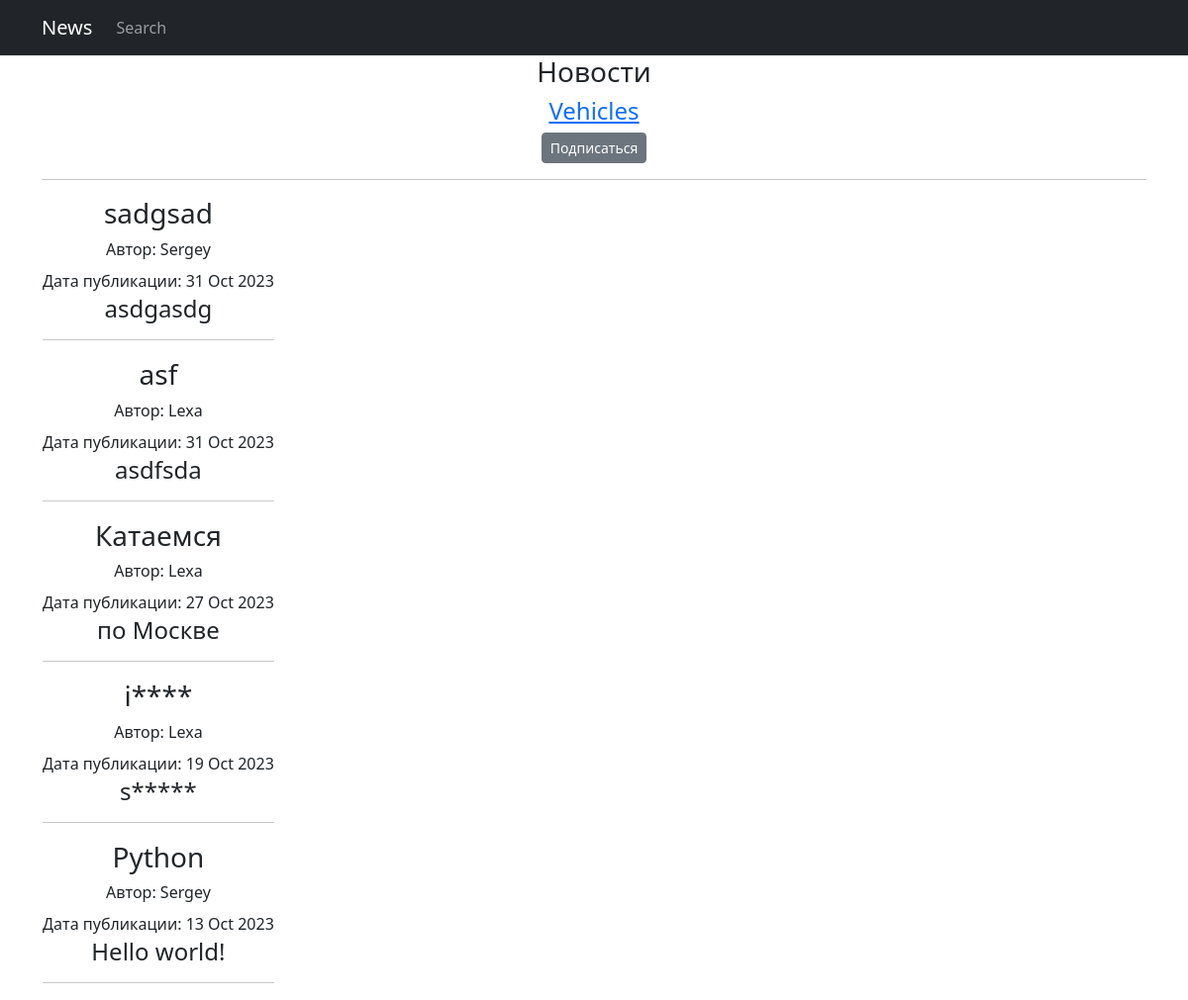
The app's page /news/categories/3, older data.
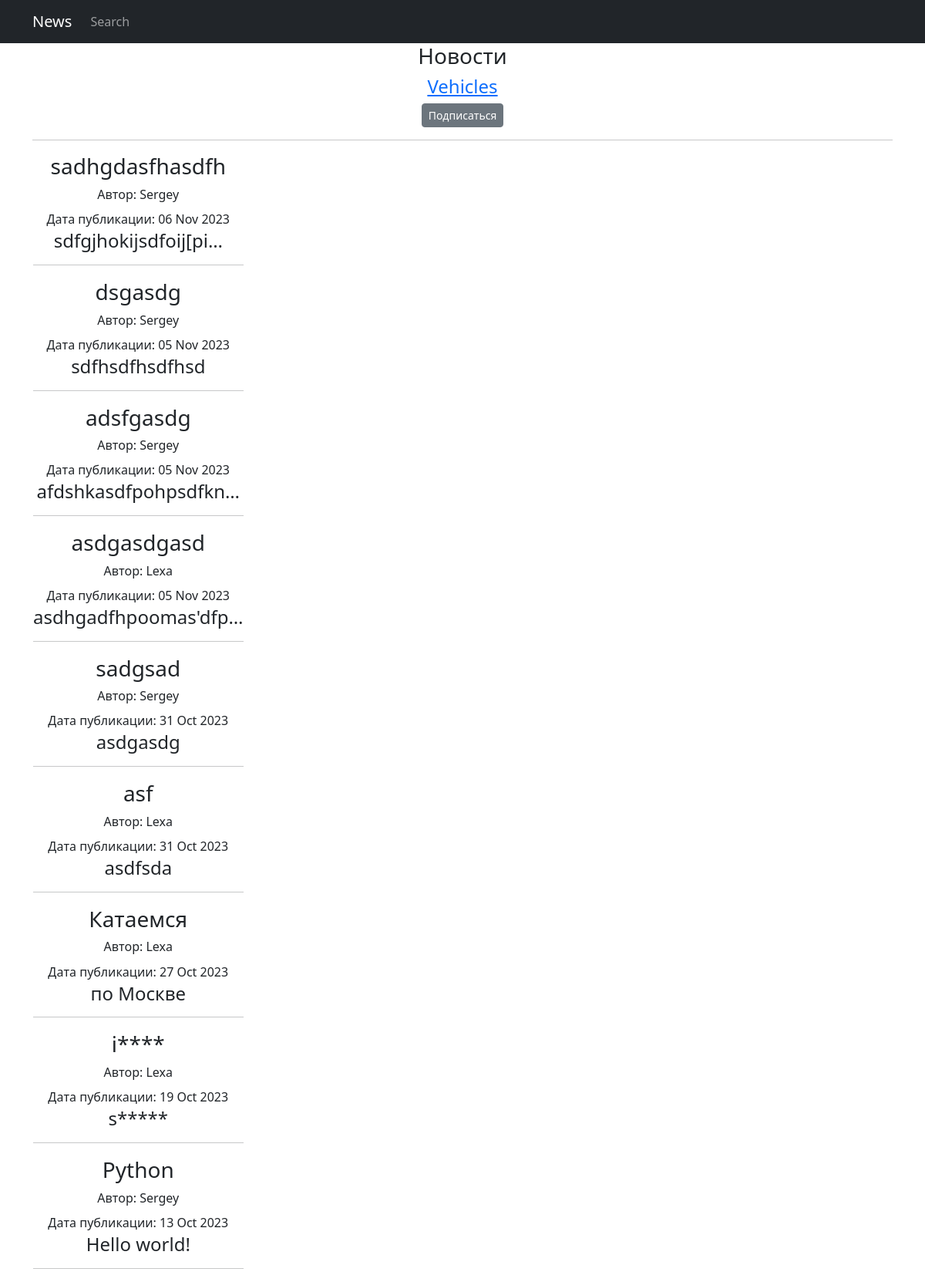
The same page, newer data.
### news/models.py (models this page shows, shortened)
class Post(models.Model):
    Author = models.ForeignKey("Author", on_delete=models.CASCADE)
    NEWS = "NW"
    ARTICLE = "AR"
    CATEGORY_CHOICES = ((NEWS, "Новость"),
                        (ARTICLE, "Статья"))
    categoryType = models.CharField(max_length=2, choices=CATEGORY_CHOICES, default=ARTICLE)
    create_date = models.DateTimeField(auto_now_add=True)
    category = models.ManyToManyField("Category", through="PostCategory")
    caption = models.CharField(max_length=150)
    text = models.TextField(null=True)
    rating = models.FloatField(default=0.0)

class Author(models.Model):
    user = models.OneToOneField(User, on_delete=models.CASCADE)
    AuthorRating = models.FloatField(default=0.0)
    def __str__(self):
        return f'{self.user}'

### news/views.py (the view)
# urls.py: path('categories/<int:pk>', CategoryListView.as_view(), name='category_list'),
class CategoryListView(ListView):
    model = Post
    template_name = 'category_list.html'
    context_object_name = 'category_news_list'
    def get_queryset(self):
        self.category = get_object_or_404(Category, id=self.kwargs['pk'])
        queryset = Post.objects.filter(category=self.category).order_by('-create_date')
        return queryset
    def get_context_data(self, **kwargs):
        context = super().get_context_data(**kwargs)
        context['is_not_subscriber'] = self.request.user not in self.category.subscribers.all()
        context['category'] = self.category
        return context

### news/models.py (called while the page is built)
    def __str__(self):
        return f'{self.name}'

### news/templatetags/censorfilter.py (called while the page is built)
@register.filter()
def censor(value):
    banned_list = ['idiot', 'stupid']
    sentence = value.split()
    for i in banned_list:
        for words in sentence:
            if i in words:
                pos = sentence.index(words)
                sentence.remove(words)
                sentence.insert(pos, f"{words[0]}"+'*' * (len(i)-1))
    return " ".join(sentence)

### templates/category_list.html (shortened to what this page needs)
{% extends 'flatpages/default.html' %}
{% load censorfilter %}
{% load cache %}
{% block content %}
    <h3> Новости </h3>
    <h4><a href="categories/{{ category.id }}" >{{ category }}</a></h4>
    <form action="" method="get">
        {% if is_not_subscriber %}
          <p class="text-center"><a href="{% url 'subscribe' category.id %}" class="btn btn-secondary btn-sm">Подписаться</a></p>
        {% endif %}
    </form>
    <hr>
{% cache 30 table %}
    {% if category_news_list %}
       <table>
           {% for new in category_news_list %}
           <tr>
               <td><h3>{{ new.caption|censor }}</h3></td>
           </tr>
           <tr>
               <td><h6>Автор: {{ new.Author }}</h6></td>
           </tr>
           <tr>
               <td>Дата публикации: {{ new.create_date|date:'d M Y' }}</td>
           </tr>
           <tr>
               <td><h4>{{ new.text|truncatechars:20|censor }}</h4><hr></td>
           </tr>
           {% endfor %}
       </table>
   {% else %}
       <h2>Актульных новостей нет</h2>
   {% endif %}
{% endcache %}
{% endblock content %}

Row changes from the older to the newer data that the page shows:
added Post: caption|censor "sadhgdasfhasdfh", Author "Sergey", create_date "06 Nov 2023", text|censor "sdfgjhokijsdfoij[pi…"
added Post: caption|censor "dsgasdg", Author "Sergey", create_date "05 Nov 2023", text|censor "sdfhsdfhsdfhsd"
added Post: caption|censor "adsfgasdg", Author "Sergey", create_date "05 Nov 2023", text|censor "afdshkasdfpohpsdfkn…"
added Post: caption|censor "asdgasdgasd", Author "Lexa", create_date "05 Nov 2023", text|censor "asdhgadfhpoomas'dfp…"
